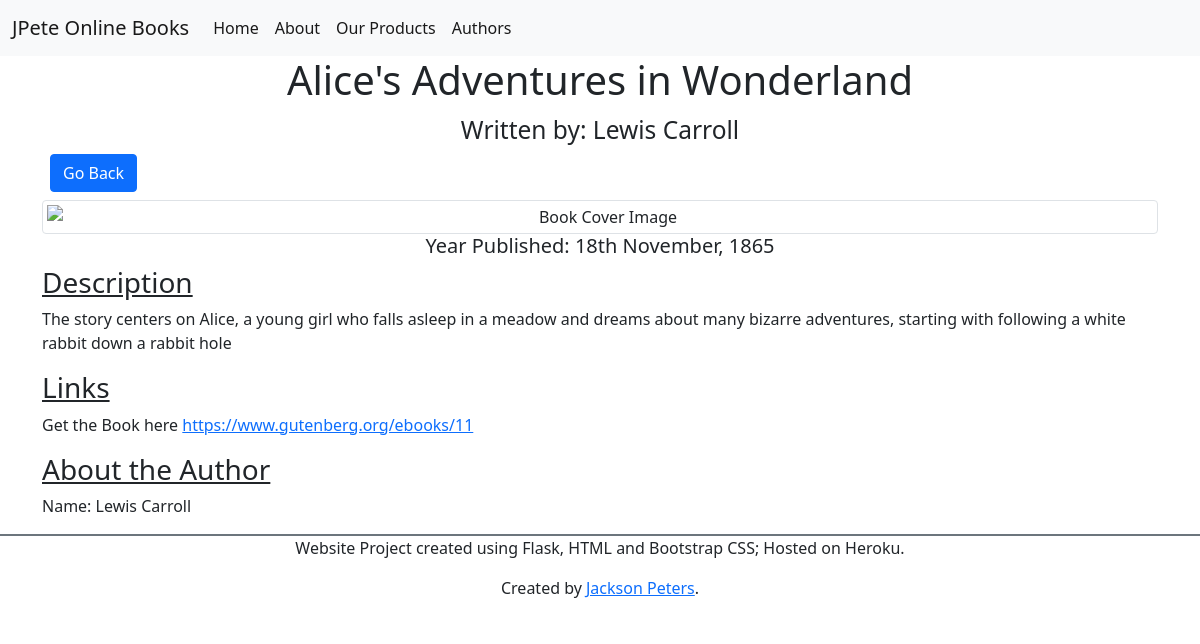
/products/book/3, run on the app's committed database.
### FlaskSite/models.py (models this page shows, shortened)
class Item(db.Model):
    __tablename__="books"
    id = db.Column(db.Integer, primary_key=True, nullable=False)
    title = db.Column(db.String(100), index=True)
    Year_Published = db.Column(db.Integer, index=True)
    Author = db.Column(db.String(100), index=True)
    Description = db.Column(db.String(250), index=True)
    Genre = db.Column(db.String(100), index=True)
    Sub_Genre = db.Column(db.String(100), index=True)
    bookURL = db.Column(db.String(100), index=True)
    bookIMG = db.Column(db.String(100), index=True)

### FlaskSite/views.py (the view)
@bp.route('/products/book/<book_id>', methods=["GET"])
def single_page(book_id):
    item = Item.query.filter_by(id = book_id).first()
    author = Author.query.filter_by(Name=item.Author).first()
    return render_template("products/single.html", item=item, auth=author)

### FlaskSite/templates/products/single.html
{% extends 'base.html' %}
{% import "bootstrap/wtf.html" as wtf %}
{% block content %}
<div class="container">
    <div class="text-center">
        <h1>{{item.title}}</h1>
        <h3><small>Written by: {{item.Author}}</small></h3>
    </div>
    <div class="m-2">
        <a href="/products/{{item.Genre}}" role="button" class="btn btn-primary">Go Back</a>
    </div>
    <div class="text-center">
        <img src="{{item.bookIMG}}" class="img-thumbnail rouned mx-auto d-block" alt="Book Cover Image"/>
        <h5>Year Published: {{item.Year_Published}}</h5>
    </div>
    <div>
        <h3 class="text-decoration-underline">Description</h3>
        <p>{{item.Description}}</p>
    </div>
    <div class="">
        <h3 class="text-decoration-underline">Links</h3>
        <p>Get the Book here <a href="{{item.bookURL}}" target="blank">{{item.bookURL}}</a></p>
    </div>
    <div class="">
        <h3 class="text-decoration-underline">About the Author</h3>
        <div>
            <p>Name: {{auth.Name}}</p>
        </div>
    </div>
</div>
{%endblock%}

### data on the page
Item: title "Alice's Adventures in Wonderland", Year_Published "18th November, 1865", Description "The story centers on Alice, a young girl who falls asleep in a meadow and dreams about many bizarre adventures, starting with following a white rabbit down a rabbit hole", bookURL "https://www.gutenberg.org/ebooks/11"

### other printed values
{{ item.Author }} "Lewis Carroll"
{{ auth.Name }} "Lewis Carroll"
